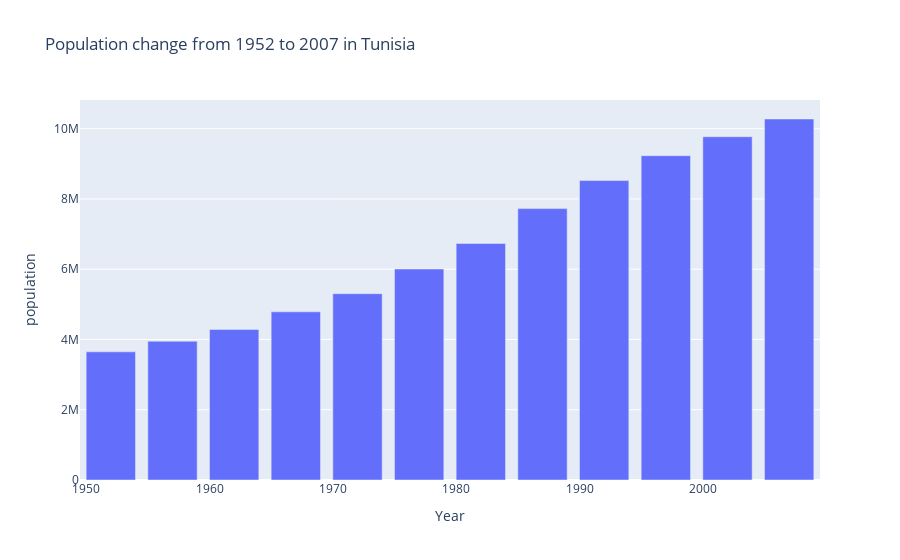

The notebook cell saved with this chart:
### Code cell
px.bar(
    Tunisia,
    x = "year",
    y = "pop",
    title = "Population change from 1952 to 2007 in Tunisia",
    labels=dict(pop = "population" , year = "Year"),

)

### Figure 1 — Plotly figure (JSON) as saved in the notebook; plotly's stock layout.template omitted (floating-point values rounded to 4 significant figures)
{"data": [{"alignmentgroup": "True", "hovertemplate": "Year=%{x}<br>population=%{y}<extra></extra>", "legendgroup": "", "marker": {"color": "#636efa", "pattern": {"shape": ""}}, "name": "", "offsetgroup": "", "orientation": "v", "showlegend": false, "textposition": "auto", "type": "bar", "x": [1952, 1957, 1962, 1967, 1972, 1977, 1982, 1987, 1992, 1997, 2002, 2007], "xaxis": "x", "y": [3647735, 3950849, 4286552, 4786986, 5303507, 6005061, 6734098, 7724976, 8523077, 9231669, 9770575, 10276158], "yaxis": "y"}], "layout": {"barmode": "relative", "legend": {"tracegroupgap": 0}, "title": {"text": "Population change from 1952 to 2007 in Tunisia"}, "xaxis": {"anchor": "y", "domain": [0, 1], "title": {"text": "Year"}}, "yaxis": {"anchor": "x", "domain": [0, 1], "title": {"text": "population"}}}}
